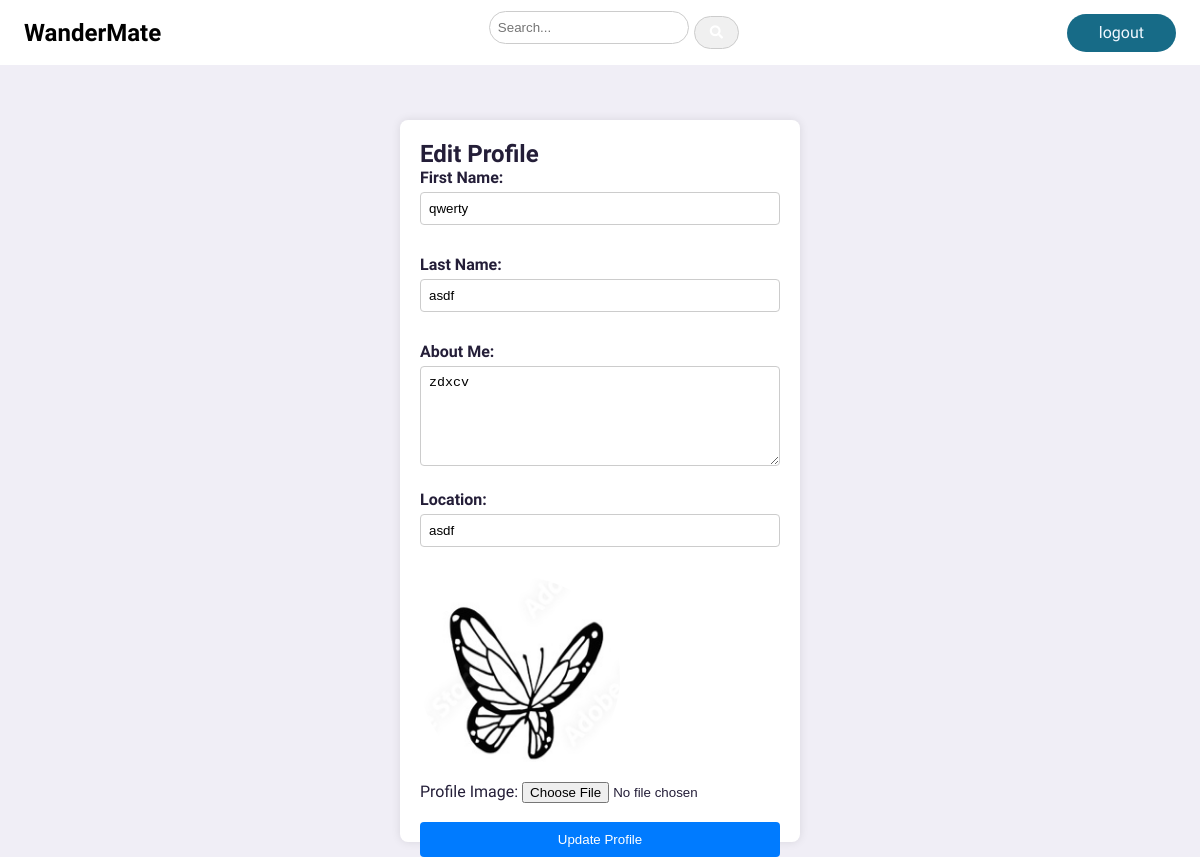
Page /settings/ (signed in) on the earlier database version.
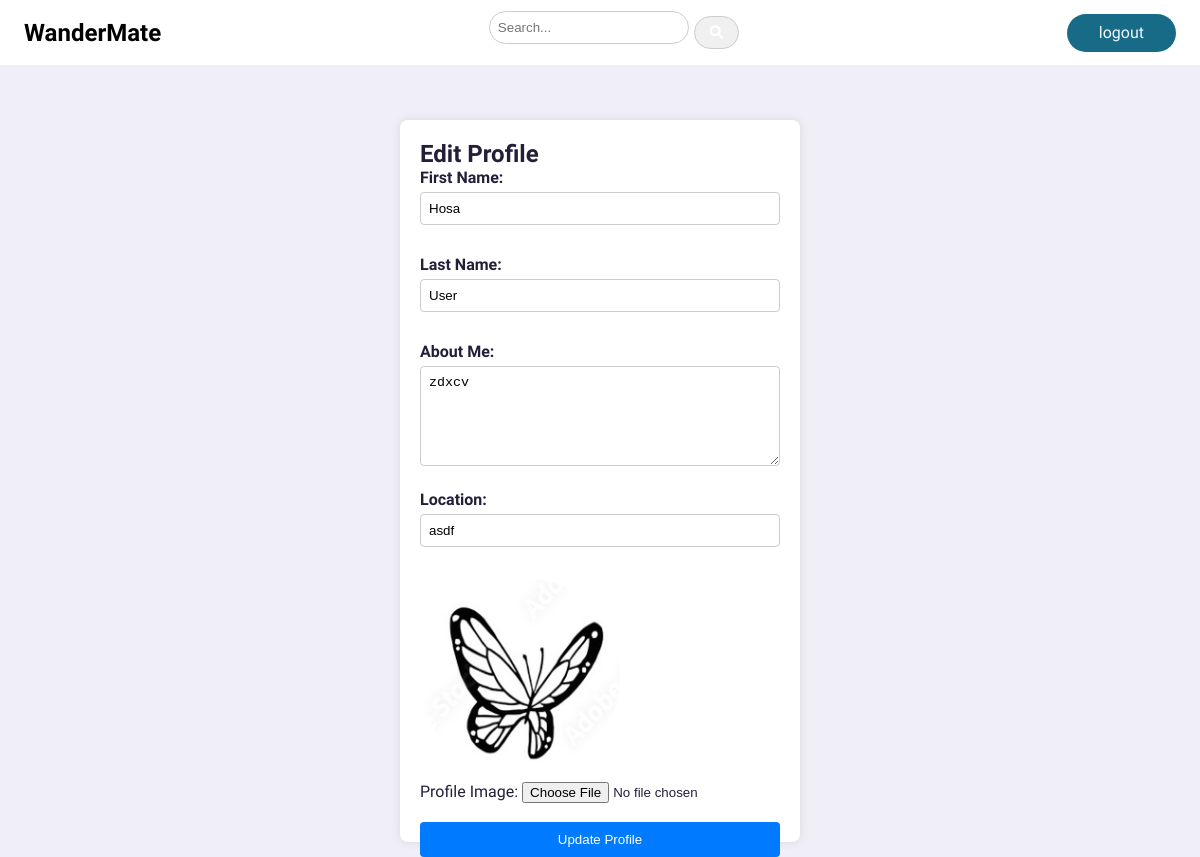
Same page on the later database version.
### core/models.py (models this page shows, shortened)
class Profile(models.Model):
    user = models.ForeignKey(User, on_delete = models.CASCADE)
    fname = models.TextField(max_length = 30, blank = True)
    lname = models.TextField(max_length = 30, blank = True)
    id_user = models.IntegerField()
    bio = models.TextField(blank = True)
    profile_img = models.ImageField(upload_to = 'profile_images', default='defaultProfileImg.jpeg')
    location = models.CharField(max_length = 100, blank= True)
    otp_validated = models.BooleanField(default = False)

### core/views.py (the view, shortened to what this page needs)
# urls.py: path('settings/',views.settings, name = "settings"),
@login_required(login_url='core:signinSignup')
def settings(request):
    user_profile = Profile.objects.get(user = request.user)
    return render(request,'settings.html',{'user_profile':user_profile})

### templates/settings.html (shortened to what this page needs)
{% extends "base.html" %}
{% load static %}
{% block content %}
<div class="settings-container">
    <h2>Edit Profile</h2>
    <form method="post" enctype="multipart/form-data" >
        <div class="settings-form-group">
            <label class = "setting-label" for="first_name">First Name:</label>
            <input type="text" value="{{user_profile.fname}}" id="first_name" name="first_name" required>
        </div>
        <div class="settings-form-group">
            <label class = "setting-label" for="last_name">Last Name:</label>
            <input type="text" value="{{user_profile.lname}}" id="last_name" name="last_name" >
        </div>
        <div class="settings-form-group">
            <label class = "setting-label" for="bio">About Me:</label>
            <textarea class="settings-text-area" id="bio" name="bio" required>{{user_profile.bio}}</textarea>
        </div>
        <div class="settings-form-group">
            <label class = "setting-label" for="location">Location:</label>
            <input type="text" id="location" value="{{user_profile.location}}" name="location" required>
        </div>
        <div class="form-group">
            {% if user_profile.profile_img %}
            <img src = "{{user_profile.profile_img.url}}" style="width:200px ; height: 200px; border-radius: 150px;" alt="">
            {% else %}
            <img src = "{% static 'image/defaultProfileImg.jpeg' %}" style="width:200px ; height: 200px; border-radius: 150px;" alt="">
            {% endif %}
            <label for="profile_image">Profile Image:</label>
            <input type="file" id="profile_image" value="{{user_profile.profile_img}}" name="profile_image" accept="image/*">
        </div>
        <br>
        <button type="submit" class="settings-btn">Update Profile</button>
    </form>
</div>
{% endblock %}

Differences in the rows shown:
changed Profile "zdxcv": first_name "qwerty" → "Hosa"; last_name "asdf" → "User"
